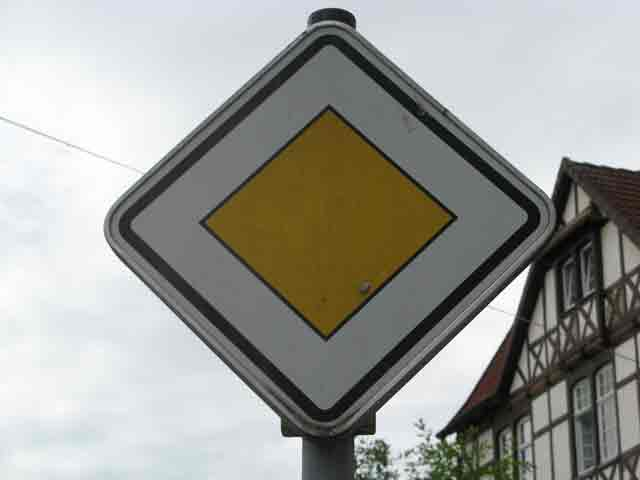
#> input picture Mytest_Image/12priorityroad.jpg, 640 x 480 px, found by its file name
$ jupyter execute --allow-errors Traffic_Sign_Classifier_RyanKang.ipynb   (shell and % lines are left out)   (older library calls are emulated)
#> lines starting #> are read from the running program, lines starting #| are printed output that depends on the picture
# Self-Driving Car Engineer Nanodegree

## Deep Learning

## Project: Build a Traffic Sign Recognition Classifier

In this notebook, a template is provided for you to implement your functionality in stages, which is required to successfully complete this project. If additional code is required that cannot be included in the notebook, be sure that the Python code is successfully imported and included in your submission if necessary.

> **Note**: Once you have completed all of the code implementations, you need to finalize your work by exporting the iPython Notebook as an HTML document. Before exporting the notebook to html, all of the code cells need to have been run so that reviewers can see the final implementation and output. You can then export the notebook by using the menu above and navigating to  \n",
    "**File -> Download as -> HTML (.html)**. Include the finished document along with this notebook as your submission.

In addition to implementing code, there is a writeup to complete. The writeup should be completed in a separate file, which can be either a markdown file or a pdf document. There is a [write up template](https://github.com/udacity/CarND-Traffic-Sign-Classifier-Project/blob/master/writeup_template.md) that can be used to guide the writing process. Completing the code template and writeup template will cover all of the [rubric points](https://review.udacity.com/#!/rubrics/481/view) for this project.

The [rubric](https://review.udacity.com/#!/rubrics/481/view) contains "Stand Out Suggestions" for enhancing the project beyond the minimum requirements. The stand out suggestions are optional. If you decide to pursue the "stand out suggestions", you can include the code in this Ipython notebook and also discuss the results in the writeup file.

>**Note:** Code and Markdown cells can be executed using the **Shift + Enter** keyboard shortcut. In addition, Markdown cells can be edited by typically double-clicking the cell to enter edit mode.

---
## Step 0: Load The Data

[cell 1]
# Load pickled data
import pickle

# TODO: Fill this in based on where you saved the training and testing data

training_file = 'train.p'
validation_file= 'valid.p'
testing_file = 'test.p'

#> (the rest of this cell did not finish here and is left out)

---

## Step 1: Dataset Summary & Exploration

The pickled data is a dictionary with 4 key/value pairs:

- `'features'` is a 4D array containing raw pixel data of the traffic sign images, (num examples, width, height, channels).
- `'labels'` is a 1D array containing the label/class id of the traffic sign. The file `signnames.csv` contains id -> name mappings for each id.
- `'sizes'` is a list containing tuples, (width, height) representing the original width and height the image.
- `'coords'` is a list containing tuples, (x1, y1, x2, y2) representing coordinates of a bounding box around the sign in the image. **THESE COORDINATES ASSUME THE ORIGINAL IMAGE. THE PICKLED DATA CONTAINS RESIZED VERSIONS (32 by 32) OF THESE IMAGES**

Complete the basic data summary below. Use python, numpy and/or pandas methods to calculate the data summary rather than hard coding the results. For example, the [pandas shape method](http://pandas.pydata.org/pandas-docs/stable/generated/pandas.DataFrame.shape.html) might be useful for calculating some of the summary results.

### Provide a Basic Summary of the Data Set Using Python, Numpy and/or Pandas

#> (a cell that did not finish here is left out)

### Include an exploratory visualization of the dataset

Visualize the German Traffic Signs Dataset using the pickled file(s). This is open ended, suggestions include: plotting traffic sign images, plotting the count of each sign, etc.

The [Matplotlib](http://matplotlib.org/) [examples](http://matplotlib.org/examples/index.html) and [gallery](http://matplotlib.org/gallery.html) pages are a great resource for doing visualizations in Python.

**NOTE:** It's recommended you start with something simple first. If you wish to do more, come back to it after you've completed the rest of the sections.

[cell 3]
### Data exploration visualization code goes here.
### Feel free to use as many code cells as needed.
import random
import numpy as np
import matplotlib.pyplot as plt

#> (the rest of this cell did not finish here and is left out)

#> (a cell that did not finish here is left out)

----

## Step 2: Design and Test a Model Architecture

Design and implement a deep learning model that learns to recognize traffic signs. Train and test your model on the [German Traffic Sign Dataset](http://benchmark.ini.rub.de/?section=gtsrb&subsection=dataset).

The LeNet-5 implementation shown in the [classroom](https://classroom.udacity.com/nanodegrees/nd013/parts/fbf77062-5703-404e-b60c-95b78b2f3f9e/modules/6df7ae49-c61c-4bb2-a23e-6527e69209ec/lessons/601ae704-1035-4287-8b11-e2c2716217ad/concepts/d4aca031-508f-4e0b-b493-e7b706120f81) at the end of the CNN lesson is a solid starting point. You'll have to change the number of classes and possibly the preprocessing, but aside from that it's plug and play!

With the LeNet-5 solution from the lecture, you should expect a validation set accuracy of about 0.89. To meet specifications, the validation set accuracy will need to be at least 0.93. It is possible to get an even higher accuracy, but 0.93 is the minimum for a successful project submission.

There are various aspects to consider when thinking about this problem:

- Neural network architecture (is the network over or underfitting?)
- Play around preprocessing techniques (normalization, rgb to grayscale, etc)
- Number of examples per label (some have more than others).
- Generate fake data.

Here is an example of a [published baseline model on this problem](http://yann.lecun.com/exdb/publis/pdf/sermanet-ijcnn-11.pdf). It's not required to be familiar with the approach used in the paper but, it's good practice to try to read papers like these.

### Pre-process the Data Set (normalization, grayscale, etc.)

Use the code cell (or multiple code cells, if necessary) to implement the first step of your project.

[cell 5]
### Preprocess the data here. Preprocessing steps could include normalization, converting to grayscale, etc.
### Feel free to use as many code cells as needed.
import cv2
from sklearn.utils import shuffle
from scipy import ndimage
import random as rand

#Preprocesing Function : RGB2Gray / Normalization
# [9 lines left out: function Preprocessing, not called in this run]

#Preprocess
#> (the rest of this cell did not finish here and is left out)

#> (a cell that did not finish here is left out)

### Model Architecture

[cell 7]
### Define your architecture here.
### Feel free to use as many code cells as needed.

import tensorflow as tf
from tensorflow.contrib.layers import flatten

EPOCHS = 20
BATCH_SIZE = 128


# [54 lines left out: function Classifier, not called in this run]

### Train, Validate and Test the Model

A validation set can be used to assess how well the model is performing. A low accuracy on the training and validation
sets imply underfitting. A high accuracy on the training set but low accuracy on the validation set implies overfitting.

#> (a cell that did not finish here is left out)

#> (a cell that did not finish here is left out)

---

## Step 3: Test a Model on New Images

To give yourself more insight into how your model is working, download at least five pictures of German traffic signs from the web and use your model to predict the traffic sign type.

You may find `signnames.csv` useful as it contains mappings from the class id (integer) to the actual sign name.

### Load and Output the Images

[cell 10]
import matplotlib.pyplot as plt
import matplotlib.image as mpimg

#Load the images
image1=mpimg.imread('mytest/12priorityroad.jpg')
#> image1 is the input picture: shape (480, 640, 3); mean R, G, B 157, 157.5, 152.3
image2=mpimg.imread('mytest/14stop.jpg')
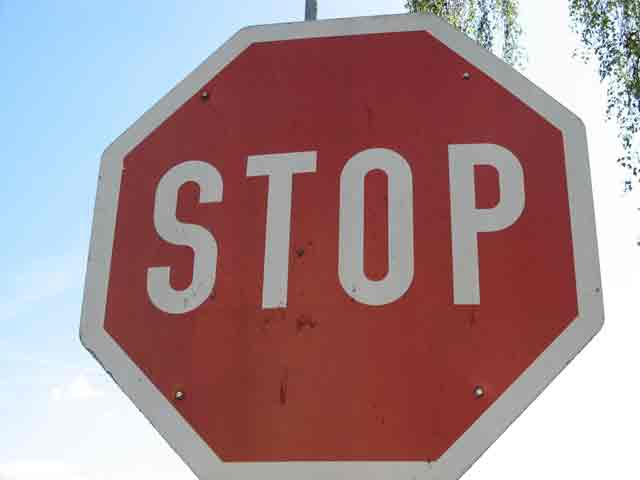
#> input picture Mytest_Image/14stop.jpg, 640 x 480 px, found by its file name
#> image2 is the input picture: shape (480, 640, 3); mean R, G, B 165.9, 138.4, 142.4
#> (the rest of this cell did not finish here and is left out)

### Predict the Sign Type for Each Image

[cell 11]
# Run the predictions here and use the model to output the prediction for each image.
# Make sure to pre-process the images with the same pre-processing pipeline used earlier.
import cv2

#resize the image
image1=cv2.resize(image1,(32,32))
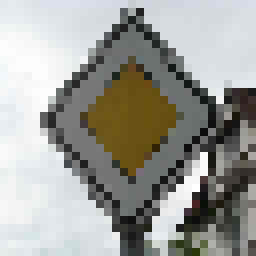
#> image1: shape (32, 32, 3) (shown 8 times larger); mean R, G, B 157.7, 158, 152.8
image2=cv2.resize(image2,(32,32))
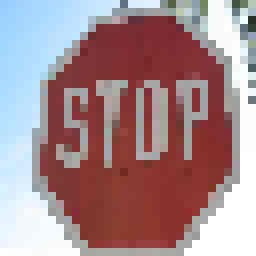
#> image2: shape (32, 32, 3) (shown 8 times larger); mean R, G, B 165.3, 137.4, 141.5
#> (the rest of this cell did not finish here and is left out)
